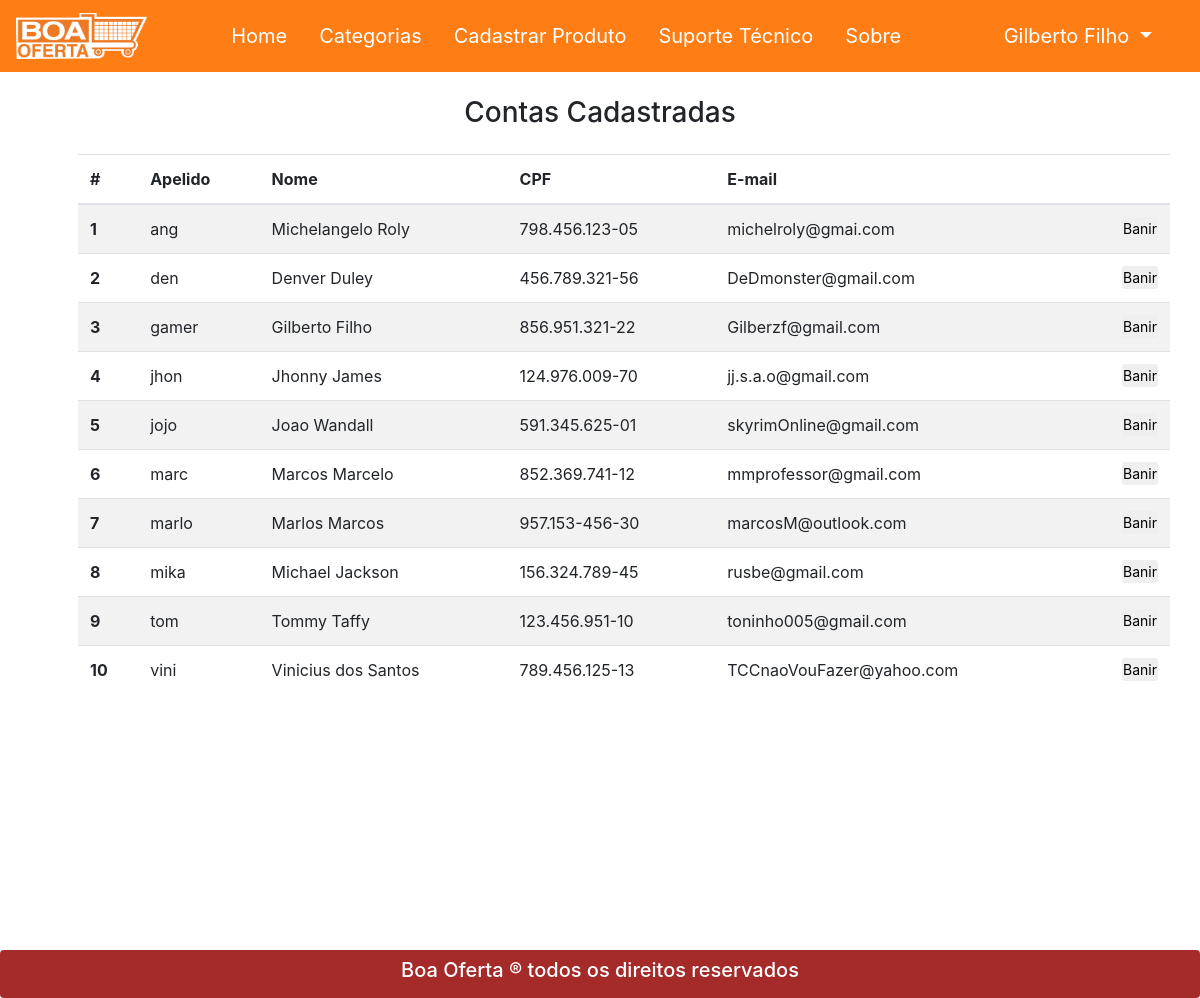
The page /usuarios.php (signed in) on the database its author committed.
### tables this page shows
CREATE TABLE usuarios (
cpf varchar(14) PRIMARY KEY NOT NULL,
apelido varchar(25) NOT NULL,
nome_completo varchar(150) NOT NULL,
email varchar(250) NOT NULL,
senha varchar(25) NOT NULL,
foto_usuario varchar(150),
fk_id_rua_user int NOT NULL,
fk_id_tipo int NOT NULL,
CONSTRAINT fk_usuario_id_rua FOREIGN KEY(fk_id_rua_user) REFERENCES ruas (id_rua),
CONSTRAINT fk_id_tipo FOREIGN KEY(fk_id_tipo) REFERENCES tipo_usuarios (id_tipo)
);

### usuarios.php (the view, shortened to what this page needs)
<?php
require_once "cabecalho.php";
require_once "class/conexao.php";
?>
<div class="container mt-4">
	<h3 class="text-center mb-4">Contas Cadastradas</h3>
	<div class="row pl-5">
		<table class="table table-striped">
  <thead>
    <tr>
      <th scope="col">#</th>
      <th scope="col">Apelido</th>
      <th scope="col">Nome</th>
      <th scope="col">CPF</th>
      <th scope="col">E-mail</th>
      <th scope="col"></th>
    </tr>
  </thead>
  <tbody>
	<?php
	$result_usuario = "SELECT * FROM usuarios where fk_id_tipo != 1 ORDER BY apelido ASC";
	$resultado_usuario = mysqli_query($conexao, $result_usuario);
	$cont = 0;
	while($row_usuario = mysqli_fetch_assoc($resultado_usuario)){
		$cont++;
	?>
    <tr>
      <th scope="row"><?php echo $cont; ?></th>
      <td><?php echo $row_usuario['apelido']; ?></td>
      <td><?php echo $row_usuario['nome_completo']; ?></td>
      <td><?php echo $row_usuario['cpf']; ?></td>
      <td><?php echo $row_usuario['email']; ?></td>
      <td>
      	<?php
      		if ($row_usuario['apelido'] == '--') {
      	?>
      	<a href="exclusaoConta.php?cpf=<?php echo $row_usuario['cpf']; ?>&ativar=1"><button class="btn btn-sm p-0 float-right">Liberar</button></a>
      	<?php
      		}else{
      	?>
      	<a href="exclusaoConta.php?cpf=<?php echo $row_usuario['cpf']; ?>"><button class="btn btn-sm p-0 float-right">Banir</button></a>
      	<?php
      }
      ?>
     </td>
    </tr>
	<?php
	 }
		?>
		</tbody>
</table>
	</div>
</div>
<?php
require_once "rodape.php";
?>

### cabecalho.php (shortened to what this page needs)
<?php
require_once("class/conexao.php");
?>
<!DOCTYPE html>
<html>
<head>
  <link rel="stylesheet" type="text/css" href="css/bootstrap.css">
  <link rel="stylesheet" type="text/css" href="css/estilo.css">
</head>
<body>
  <header>
    <nav class="navbar navbar-expand-lg navbar-dark" style="background: #fe7e15;">
      <a class="navbar-brand" href="index.php" style="float: left; width: 15%;"><img src="imagens/logo/logo.png" class="w-75"></a>
      <div class="collapse navbar-collapse" id="navbarTogglerDemo02">
        <ul class="navbar-nav mr-auto mt-2 mt-lg-0">
          <li class="nav-item active ml-3">
            <a class="nav-link" href="index.php" style="font-size: 125%;">Home <span class="sr-only">(Página atual)</span></a>
          </li>
          <li class="nav-item active ml-3">
            <a class="nav-link" href="categorias.php" style="font-size: 125%;">Categorias</a>
          </li>
          <li class="nav-item active ml-3">
            <a class="nav-link" href="cadastroProduto.php" style="font-size: 125%;">Cadastrar Produto</a>
          </li>
          <li class="nav-item active ml-3">
            <a class="nav-link" href="suporte.php" style="font-size: 125%;">Suporte Técnico</a>
          </li>
          <li class="nav-item active ml-3 ">
            <a class="nav-link" href="sobre.php" style="font-size: 125%;">Sobre</a>
          </li>
        </ul>
        <ul class="navbar-nav  mt-2 mt-lg-0 float-right">
        <?php
        if(isset($_SESSION['usuario'])){
        ?>
          <li class="nav-item dropdown active float-right mr-4">
            <a class="nav-link dropdown-toggle" href="#" id="navbarDropdown" role="button" data-toggle="dropdown" aria-haspopup="true" aria-expanded="false" style="font-size: 125%;">
            <?php
            $sql = "select nome_completo, apelido from usuarios where email = '$_SESSION[usuario]' ;";
            $resultado = $conexao->query($sql) OR trigger_error($conexao->error, E_USER_ERROR);
            if($consulta = $resultado->fetch_object()){
              echo ($consulta->nome_completo);
            }
            ?>
            </a>
          </li>
        <?php }
        ?>
      </div>
  </nav>
</header>

### rows shown on the page
usuarios: nome_completo "Gilberto Filho", apelido "gamer", cpf "856.951.321-22", email "Gilberzf@gmail.com"
usuarios: apelido "ang", nome_completo "Michelangelo Roly", cpf "798.456.123-05", email "michelroly@gmai.com"
usuarios: apelido "den", nome_completo "Denver Duley", cpf "456.789.321-56", email "DeDmonster@gmail.com"
usuarios: apelido "jhon", nome_completo "Jhonny James", cpf "124.976.009-70", email "jj.s.a.o@gmail.com"
usuarios: apelido "jojo", nome_completo "Joao Wandall", cpf "591.345.625-01", email "skyrimOnline@gmail.com"
usuarios: apelido "marc", nome_completo "Marcos Marcelo", cpf "852.369.741-12", email "mmprofessor@gmail.com"
usuarios: apelido "marlo", nome_completo "Marlos Marcos", cpf "957.153-456-30", email "marcosM@outlook.com"
usuarios: apelido "mika", nome_completo "Michael Jackson", cpf "156.324.789-45", email "rusbe@gmail.com"
usuarios: apelido "tom", nome_completo "Tommy Taffy", cpf "123.456.951-10", email "toninho005@gmail.com"
usuarios: apelido "vini", nome_completo "Vinicius dos Santos", cpf "789.456.125-13", email "TCCnaoVouFazer@yahoo.com"
